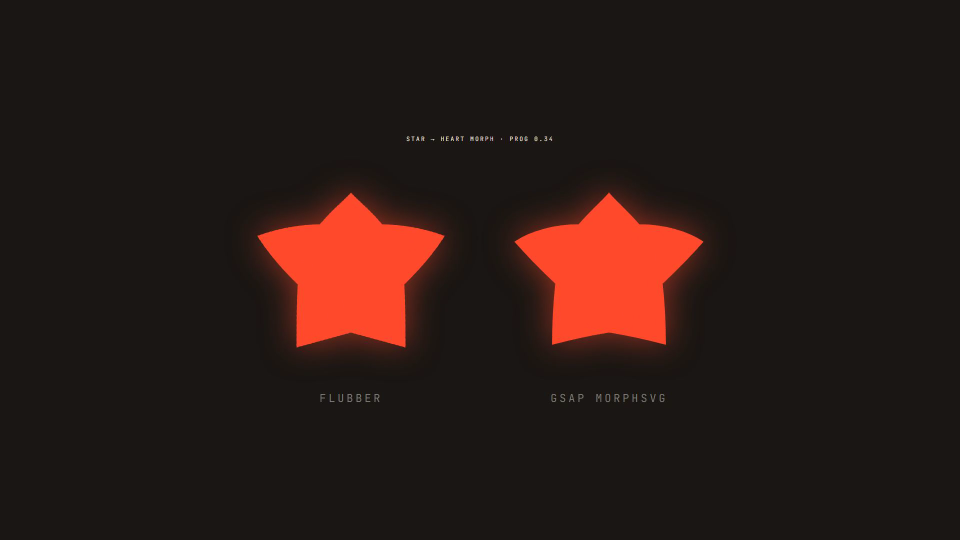
#> input picture web-video-lab/gsap-spike/morph_prog34.png, 1920 x 1080 px (shown at 1/2 size)
$ python -i extract_figure.py   (imports and definitions only)
#> lines starting #> are read from the running program, lines starting #| are printed output that depends on the picture
#> further down, picture is the input picture: PIL image 1920x1080 RGB; mean R, G, B 41.7, 25.6, 21.6
"""Extract a paper figure for the PaperFigure block (the lift-and-place tier).

For *empirical* figures we can't honestly redraw (attention heatmaps, plots of
real data, PnL/backtest curves, sample outputs), we lift the paper's own image
rather than fabricate it. Extraction = find the figure's image -> (download) ->
trim margins -> (optionally matte near-white to transparent). The block then
frames it on a themed "exhibit card" with a cited caption (a deliberate specimen).

Two input formats (run with the nolan python — PIL):
  # arXiv HTML (figures are separate <img> assets):
  D:\\env\\nolan\\python.exe web-video-lab/extract_figure.py \
      --html paper.html --figure 3 --out figures/fig3.png [--matte]

  # MinerU parsed folder (content.md with '![](images/<hash>.jpg)' + 'Figure N:' lines):
  D:\\env\\nolan\\python.exe web-video-lab/extract_figure.py \
      --md <folder>/content.md --figure 1 --out figures/fig1.png

  # catalog every figure (number/image/caption/source) as JSON — what a chapter
  # agent reads to choose which figures to lift (use --out for a utf-8 file;
  # the Windows console codepage mangles smart quotes on a redirect):
  D:\\env\\nolan\\python.exe web-video-lab/extract_figure.py \
      --md <folder>/content.md --list --out figures_catalog.json
"""
from __future__ import annotations

import argparse
import re
from pathlib import Path
from urllib.parse import urljoin
from urllib.request import urlopen

from PIL import Image


# [55 lines left out: functions _figure_img_src, mineru_figures, _mineru_img_rel, _load, not called in this run]


def _trim(im: Image.Image, pad: int = 12, thresh: int = 250) -> Image.Image:
    """Crop near-white margins, then pad with transparent pixels."""
#> called with pad = 12, thresh = 250
    rgb = im.convert("RGB")
    # a mask of "has ink" = any channel below threshold
    from PIL import ImageChops

    bg = Image.new("RGB", rgb.size, (255, 255, 255))
#> bg: PIL image 1920x1080 RGB; every value is 255
    diff = ImageChops.difference(rgb, bg).convert("L")
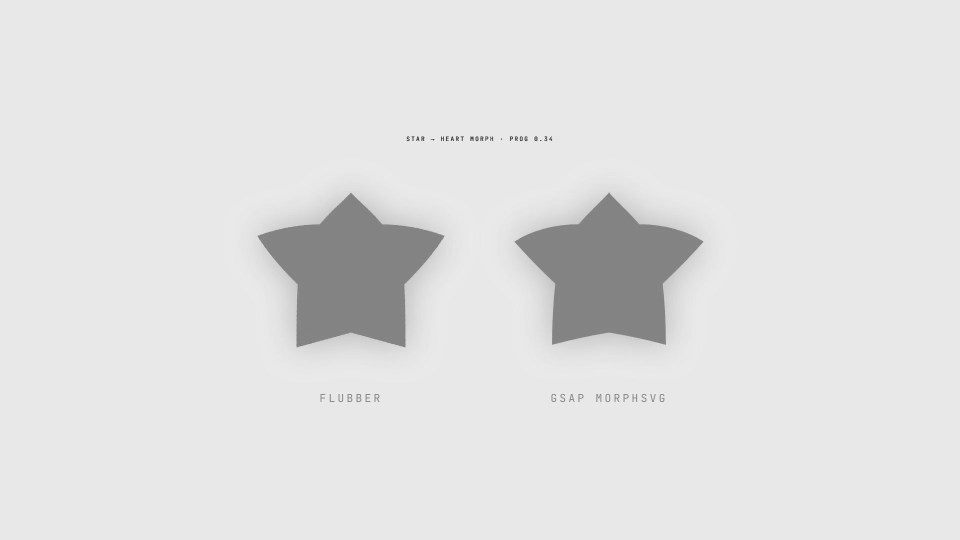
#> diff: PIL image 1920x1080 L (shown at 1/2 size); min 11, max 254, mean 225
    bbox = diff.point(lambda p: 255 if p > (255 - thresh) else 0).getbbox()
#> bbox = (0, 0, 1920, 1080)
    if bbox:
        im = im.crop(bbox)
    out = Image.new("RGBA", (im.width + 2 * pad, im.height + 2 * pad), (0, 0, 0, 0))
#> out: PIL image 1944x1104 RGBA; every value is 0
    out.paste(im, (pad, pad))
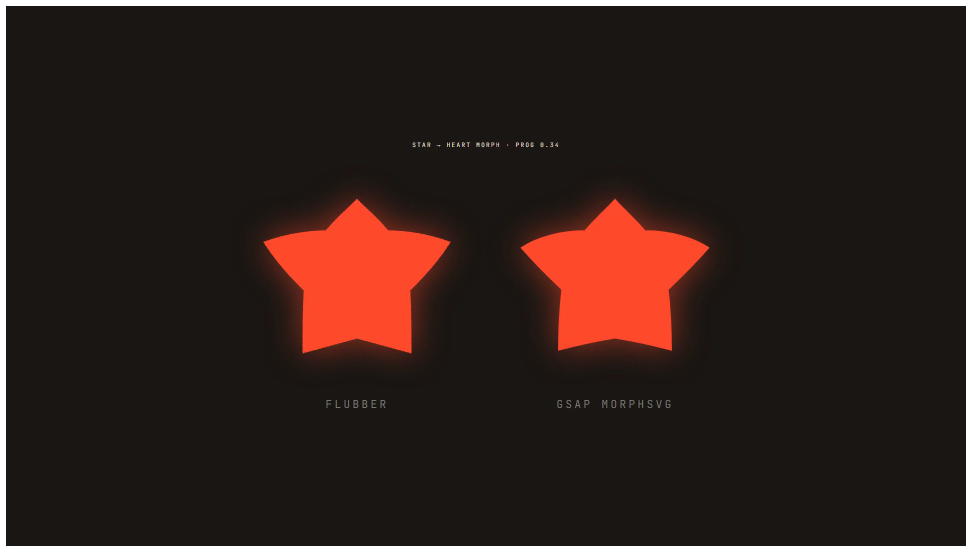
#> out: PIL image 1944x1104 RGBA (shown at 1/2 size); mean R, G, B, A 40.3, 24.7, 20.8, 246.4; transparent parts drawn white
    return out


# [73 lines left out: functions _matte, main, not called in this run]


# [2 lines not run here, left out]

>>> from PIL import Image
>>> picture = Image.open('gsap-spike/morph_prog34.png')
>>> result = _trim(picture)
